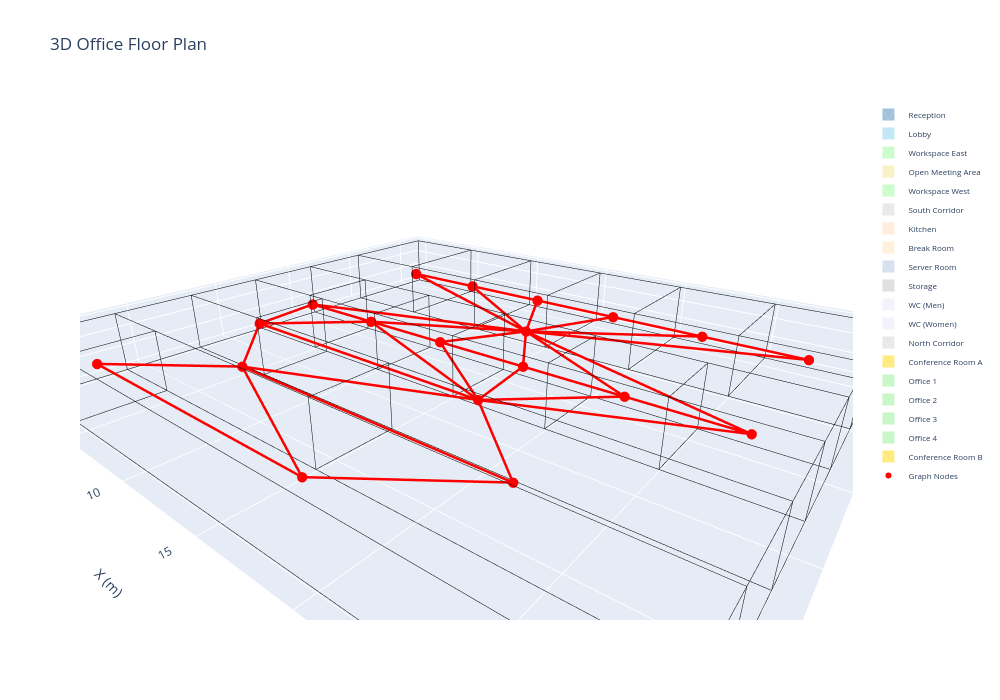

Source (notebook cell):
### Markdown cell above
## 6. 3D Visualization

### Code cell
def visualize_3d(cellcomplex, graph, room_names, room_colors):
    """Create a 3D visualization"""
    fig = go.Figure()
    
    cells = cellcomplex.Cells()
    
    # Draw rooms
    for i, cell in enumerate(cells):
        faces = cell.Faces()
        color = room_colors[i]
        
        for j, face in enumerate(faces):
            vertices = face.Vertices()
            coords = [v.Coordinates() for v in vertices]
            
            if len(coords) >= 3:
                x = [c[0] for c in coords]
                y = [c[1] for c in coords]
                z = [c[2] for c in coords]
                
                fig.add_trace(go.Mesh3d(
                    x=x, y=y, z=z,
                    color=color,
                    opacity=0.5,
                    alphahull=0,
                    name=room_names[i],
                    showlegend=(j == 0)
                ))
                
                # Add edges
                for k in range(len(coords)):
                    p1 = coords[k]
                    p2 = coords[(k + 1) % len(coords)]
                    fig.add_trace(go.Scatter3d(
                        x=[p1[0], p2[0]], y=[p1[1], p2[1]], z=[p1[2], p2[2]],
                        mode='lines',
                        line=dict(color='black', width=1),
                        showlegend=False,
                        hoverinfo='skip'
                    ))
    
    # Draw graph edges
    graph_edges = graph.Edges()
    for edge in graph_edges:
        edge_verts = edge.Vertices()
        if len(edge_verts) == 2:
            p1 = edge_verts[0].Coordinates()
            p2 = edge_verts[1].Coordinates()
            fig.add_trace(go.Scatter3d(
                x=[p1[0], p2[0]],
                y=[p1[1], p2[1]],
                z=[p1[2], p2[2]],
                mode='lines',
                line=dict(color='red', width=5),
                showlegend=False,
                hoverinfo='skip'
            ))
    
    # Draw graph vertices
    graph_vertices = graph.Vertices()
    vertex_coords = [v.Coordinates() for v in graph_vertices]
    x = [c[0] for c in vertex_coords]
    y = [c[1] for c in vertex_coords]
    z = [c[2] for c in vertex_coords]
    
    fig.add_trace(go.Scatter3d(
        x=x, y=y, z=z,
        mode='markers',
        marker=dict(size=6, color='red'),
        name='Graph Nodes',
        hovertext=room_names,
        hoverinfo='text'
    ))
    
    fig.update_layout(
        title='3D Office Floor Plan',
        scene=dict(
            aspectmode='data',
            xaxis_title='X (m)',
            yaxis_title='Y (m)',
            zaxis_title='Z (m)',
            camera=dict(eye=dict(x=1.2, y=-1.5, z=0.8))
        ),
        width=1000,
        height=700,
        legend=dict(x=1.02, y=1, font=dict(size=8))
    )
    
    return fig

fig_3d = visualize_3d(floorplan, graph, room_names, room_colors)
fig_3d.show()
